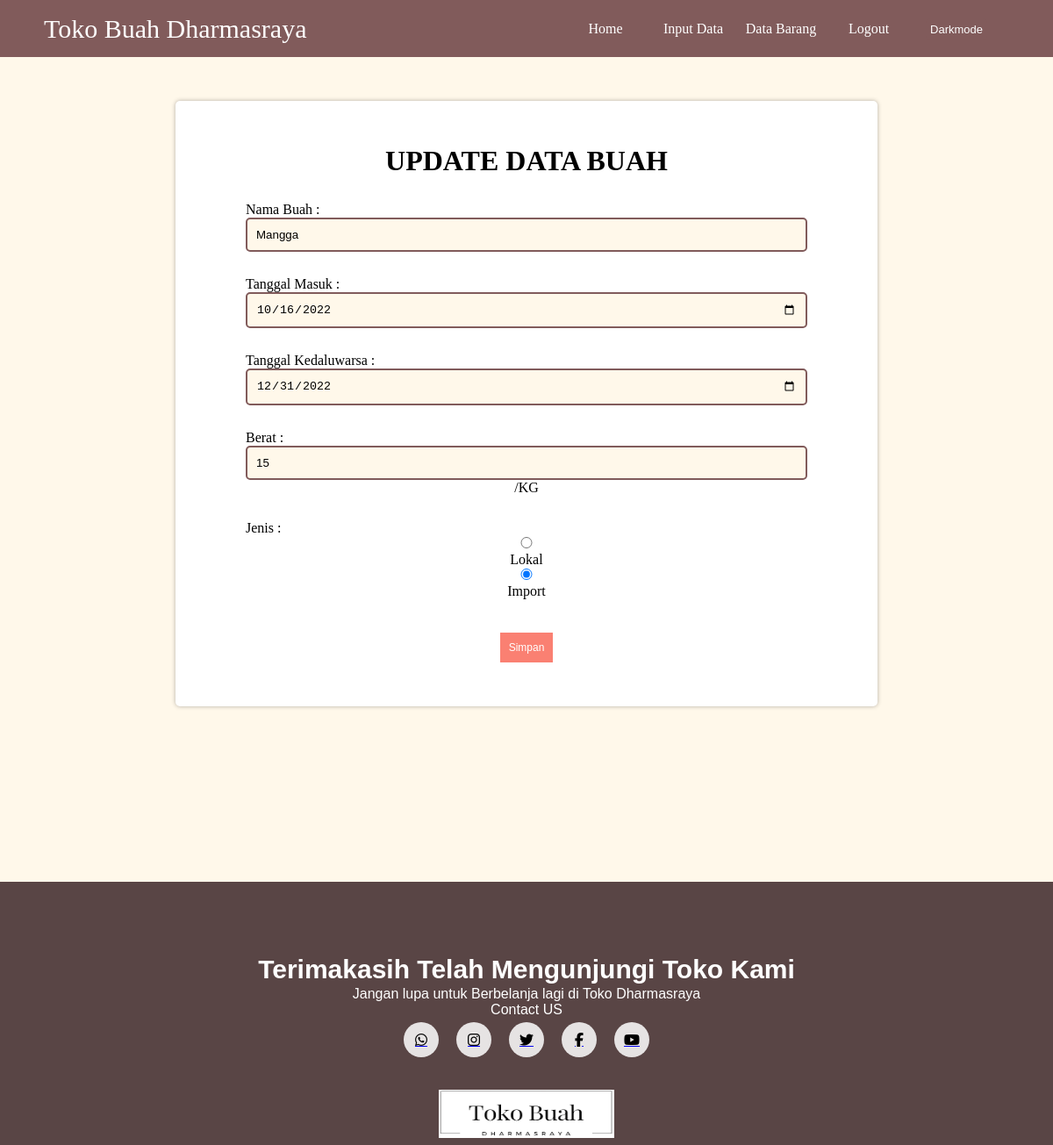
The app's page /editdata.php?id=1 with its own data.
### tables this page shows
CREATE TABLE `barang` (
  `id` int(10) NOT NULL,
  `nama` varchar(50) NOT NULL,
  `tglmasuk` date NOT NULL,
  `expired` date NOT NULL,
  `berat` int(10) NOT NULL,
  `jenis` enum('lokal','import') NOT NULL
);

### editdata.php (the view, shortened to what this page needs)
<?php
require 'koneksi.php';
$id = $_GET['id'];
$result = mysqli_query($conn, "SELECT * FROM barang WHERE id=$id");
$barang = [];
while ($row = mysqli_fetch_assoc($result)) {
    $barang[] = $row;
}
$brg = $barang[0];
?>
<!DOCTYPE html>
<html>
<head>
    <link rel="stylesheet" href="style.css">
</head>
<body>
    <nav class="header">
        <ul>
            <div class="header-text">
                <a href="#">Toko Buah Dharmasraya</a></li>
            </div>
            <li><a href="halaman_admin.php">Home</a></li>
            <li><a href="inputdata.php">Input Data</a></li>
            <li><a href="lihatdata.php">Data Barang</a></li>
            <li><a href="logout.php">Logout</a></li>
            <li>
                <a href="#" class="tampilan">
                <button class="tombol-gelap" onclick="ubahwarna()">Darkmode</button></a>
            </li>
        </ul>
    </nav>
    <div class ="databarang">
        <center><h1>Update Data Buah</h1><center><br>
        <form action="" method="post">
            <div class="kol">
                <label for="nama">Nama Buah : </label>
                <input type="text" name="nama" value="<?php echo $brg["nama"]; ?>" ><br><br>
            </div>
            <div class="kol">
                <label for="tglmasuk">Tanggal Masuk : </label>
                <input type="date" name="tglmasuk" value="<?php echo $brg["tglmasuk"]; ?>"><br><br>
            </div>
            <div class="kol">
                <label for="expired">Tanggal Kedaluwarsa : </label>
                <input type="date" name="expired" value="<?php echo $brg["expired"]; ?>"><br><br>
            </div>
            <div class="kol">
                <label for="berat">Berat : </label>
                <input type="number" name="berat" value="<?php echo $brg["berat"]; ?>"> /KG<br><br>
            </div>
            <div class="kol">
                <label for="jenis">Jenis : </label>
                <input type="radio" name="jenis" value="lokal" <?php if($brg['jenis']=='lokal') echo 'checked'?>>Lokal
                <input type="radio" name="jenis" value="import" <?php if($brg['jenis']=='import') echo 'checked'?>>Import<br><br>
            </div>
            <div class="kol">
                <button type="submit" name="tambah">Simpan</button>
            </div>
        </form>
    </div>
    <footer>
        <p>Terimakasih Telah Mengunjungi Toko Kami</p>
        <p>Jangan lupa untuk Berbelanja lagi di Toko Dharmasraya
        <br>Contact US</p>
        <div class="social-icons">
            <a href="#"><i class="fab fa-whatsapp"></i></a>
            <a href="#"><i class="fab fa-instagram"></i></a>
            <a href="#"><i class="fab fa-twitter"></i></a>
            <a href="#"><i class="fab fa-facebook-f"></i></a>
            <a href="#"><i class="fab fa-youtube"></i></a>
        </div>
        <img alt="kaki-logo" class="kaki-logo" src="img/logo.png">
    </footer>
</body>
</html>

### style.css (style rules this page uses)
* { margin: 0px; padding: 0px; }
body { background-color:#FFF8EA; }
.header-text { float: left; width: 640px; }
.header-text a { line-height: 65px; text-decoration: none; padding-left: 50px; color:#FFF; font-family:fantasy; font-size: 30px; margin-left: 0px; }
.header { background:#815B5B; width: 100%; height: 65px; margin: 0px; padding: 0px; margin-top: 0px; }
.header ul { list-style: none; }
.header ul li { float: left; line-height: 65px; }
.header ul li a { float:left; width:100px; display:block; text-align:center; color:#FFF; text-decoration:none; }
.header .tampilan button { padding: 5px; cursor: pointer; font-size: 12px; border: none; border-radius: 5px; font-size: 12px; text-align:center; margin-top: 20px; font-size: small; }
.header .tampilan button.tombol-gelap { background-color: #815B5B; color:#FFF; }
.databarang { width:800px; min-height: 400px; margin: 35px auto; background-color: white; box-shadow: 0 0 5px rgba(0,0,0,.3); border-radius: 5px; overflow: hidden; height: auto; justify-content:space-between; padding:50px 0; margin-top: 50px; }
h1 { text-transform: uppercase; color: black; font-family:serif; }
.kol { width: 80%; height: auto; }
.kol input { padding: 10px; width: 100%; box-sizing: border-box; background: #f8f8f8; border: 2px solid #815B5B; border-radius: 5px; outline-color: black; background-color: #FFF8EA; }
.kol label { margin-top: 10px; float: left; text-align: left; width: 100%; }
button { background-color: salmon; color: #fff; padding: 10px; text-decoration: none; font-size: 12px; border: 0px; margin-top: 20px; }
footer { height:300px; display: flex; flex-direction: column; align-items: center; justify-content: center; position: relative; background-color: #594545; margin-bottom: 0pxssss; margin-top: 200px; width: autos; }
footer p { font-family:'Gill Sans', 'Gill Sans MT', 'Calibri', 'Trebuchet MS', sans-serif; margin-top: 0px; }
footer p:nth-child(1) { font-size: 30px; font-weight:bold; color:#FFFFFF; line-height:8px; margin-top: 2px; font-family:'Gill Sans', 'Gill Sans MT', 'Calibri', 'Trebuchet MS', sans-serif; }
footer p:nth-child(2) { font-size: 16px; color:#FFFFFF; width:600px; text-align: center; font-family:'Gill Sans', 'Gill Sans MT', 'Calibri', 'Trebuchet MS', sans-serif; margin-top: 15px; }
.social-icons a { width:40px; height:40px; display: flex; justify-content: center; align-items: center; background-color:#e6e3e3; margin:5px 10px; border-radius:50%; }
.social-icons { display: flex; }
.social-icons i,.social i { color:#000000; }
.kaki-logo { position: absolute; height: 55px; align-items: center; width: 200px; margin-bottom: 0px; margin-top: 230px; display: flex; }

### records on screen
barang: nama "Mangga", tglmasuk "10/16/2022", expired "12/31/2022", berat "15", jenis "☑"
